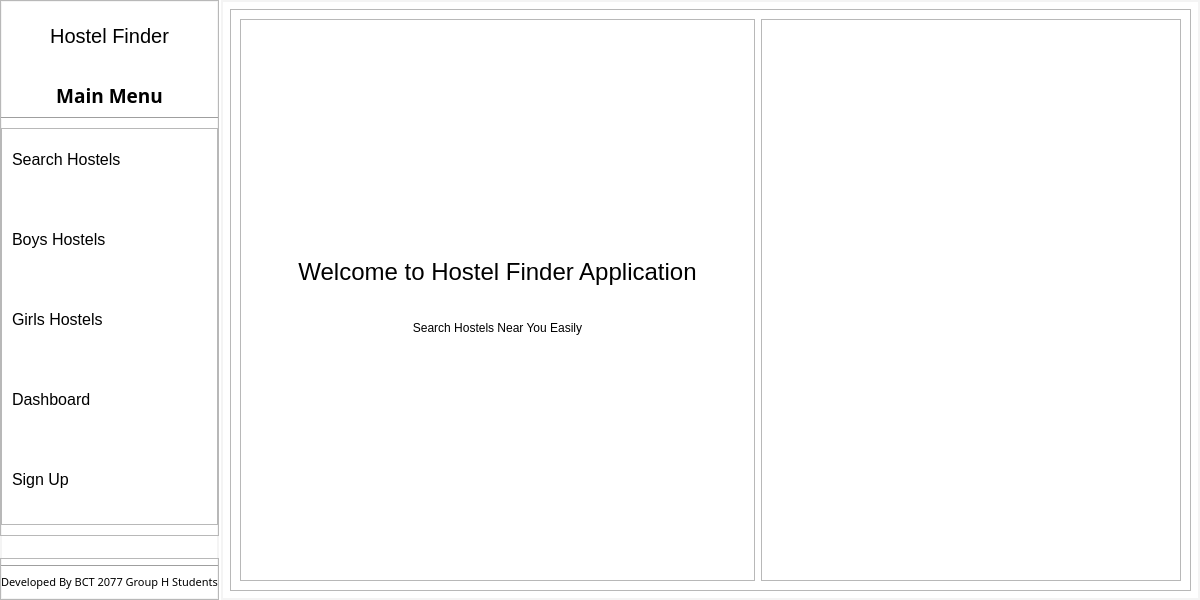
<?xml version="1.0" encoding="UTF-8"?>
<ui version="4.0">
 <class>MainWindow</class>
 <widget class="QMainWindow" name="MainWindow">
  <property name="geometry">
   <rect>
    <x>0</x>
    <y>0</y>
    <width>1200</width>
    <height>600</height>
   </rect>
  </property>
  <property name="windowTitle">
   <string>Hostel Finder </string>
  </property>
  <property name="windowIcon">
   <iconset resource="resources.qrc">
    <normaloff>:/assets/icons/logo.svg</normaloff>:/assets/icons/logo.svg</iconset>
  </property>
  <property name="styleSheet">
   <string notr="true">*{
	font: 500 10pt &quot;Montserrat&quot;;
	margin: 0;
	padding: 0;
}
#centralWidget{
	background: #fff;
}
#label_mainMenu{
	font-size: 14pt;
	font-weight: 600;
}
#label_footer{
	font: 400 8pt &quot;Montserrat&quot;;
}
#mainBodyContainer{
	border: 1.5px solid #f4f4f4;
}
#leftMenuContainer{
	border: 1.5px solid #f4f4f4;
}
QPushButton{
background: transparent;
border-radius: 5px;
font-size: 12pt;
text-align: left;
padding: 10px;
}
QPushButton:hover{
font-weight: 600;
background: rgb(255, 255, 125);
}</string>
  </property>
  <widget class="QWidget" name="centralWidget">
   <property name="styleSheet">
    <string notr="true"/>
   </property>
   <layout class="QHBoxLayout" name="horizontalLayout">
    <property name="spacing">
     <number>2</number>
    </property>
    <property name="leftMargin">
     <number>0</number>
    </property>
    <property name="topMargin">
     <number>0</number>
    </property>
    <property name="rightMargin">
     <number>0</number>
    </property>
    <property name="bottomMargin">
     <number>0</number>
    </property>
    <item alignment="Qt::AlignLeft">
     <widget class="QWidget" name="leftMenuContainer" native="true">
      <property name="sizePolicy">
       <sizepolicy hsizetype="Preferred" vsizetype="Preferred">
        <horstretch>0</horstretch>
        <verstretch>0</verstretch>
       </sizepolicy>
      </property>
      <property name="styleSheet">
       <string notr="true"/>
      </property>
      <layout class="QVBoxLayout" name="verticalLayout">
       <property name="spacing">
        <number>0</number>
       </property>
       <property name="leftMargin">
        <number>0</number>
       </property>
       <property name="topMargin">
        <number>0</number>
       </property>
       <property name="rightMargin">
        <number>0</number>
       </property>
       <property name="bottomMargin">
        <number>0</number>
       </property>
       <item>
        <widget class="QFrame" name="mainMenuContainer">
         <property name="sizePolicy">
          <sizepolicy hsizetype="Preferred" vsizetype="Preferred">
           <horstretch>0</horstretch>
           <verstretch>0</verstretch>
          </sizepolicy>
         </property>
         <property name="minimumSize">
          <size>
           <width>0</width>
           <height>300</height>
          </size>
         </property>
         <property name="maximumSize">
          <size>
           <width>16777215</width>
           <height>16777215</height>
          </size>
         </property>
         <property name="frameShape">
          <enum>QFrame::StyledPanel</enum>
         </property>
         <property name="frameShadow">
          <enum>QFrame::Raised</enum>
         </property>
         <layout class="QVBoxLayout" name="verticalLayout_8">
          <property name="spacing">
           <number>8</number>
          </property>
          <property name="sizeConstraint">
           <enum>QLayout::SetDefaultConstraint</enum>
          </property>
          <property name="leftMargin">
           <number>0</number>
          </property>
          <property name="topMargin">
           <number>10</number>
          </property>
          <property name="rightMargin">
           <number>0</number>
          </property>
          <property name="bottomMargin">
           <number>10</number>
          </property>
          <item>
           <widget class="QPushButton" name="hostelFinderBtn">
            <property name="minimumSize">
             <size>
              <width>0</width>
              <height>50</height>
             </size>
            </property>
            <property name="toolTip">
             <string>Hostel Finder</string>
            </property>
            <property name="styleSheet">
             <string notr="true">QPushButton{
text-align: center;
font-size: 20px;
}
#hostelFinderBtn:hover{
	border: none;
}</string>
            </property>
            <property name="text">
             <string>Hostel Finder</string>
            </property>
            <property name="icon">
             <iconset resource="resources.qrc">
              <normaloff>:/assets/icons/logo.svg</normaloff>:/assets/icons/logo.svg</iconset>
            </property>
            <property name="iconSize">
             <size>
              <width>30</width>
              <height>30</height>
             </size>
            </property>
           </widget>
          </item>
          <item>
           <widget class="QLabel" name="label_mainMenu">
            <property name="sizePolicy">
             <sizepolicy hsizetype="Preferred" vsizetype="Preferred">
              <horstretch>0</horstretch>
              <verstretch>0</verstretch>
             </sizepolicy>
            </property>
            <property name="minimumSize">
             <size>
              <width>0</width>
              <height>40</height>
             </size>
            </property>
            <property name="maximumSize">
             <size>
              <width>16777215</width>
              <height>16777215</height>
             </size>
            </property>
            <property name="font">
             <font>
              <family>Montserrat</family>
              <pointsize>14</pointsize>
              <italic>false</italic>
              <bold>true</bold>
              <kerning>true</kerning>
             </font>
            </property>
            <property name="text">
             <string>Main Menu</string>
            </property>
            <property name="alignment">
             <set>Qt::AlignBottom|Qt::AlignHCenter</set>
            </property>
           </widget>
          </item>
          <item>
           <widget class="Line" name="line_mainMenu">
            <property name="orientation">
             <enum>Qt::Horizontal</enum>
            </property>
           </widget>
          </item>
          <item>
           <widget class="QFrame" name="mainMenuSubContainer">
            <property name="styleSheet">
             <string notr="true"/>
            </property>
            <property name="frameShape">
             <enum>QFrame::StyledPanel</enum>
            </property>
            <property name="frameShadow">
             <enum>QFrame::Raised</enum>
            </property>
            <layout class="QVBoxLayout" name="verticalLayout_2">
             <property name="spacing">
              <number>30</number>
             </property>
             <property name="leftMargin">
              <number>0</number>
             </property>
             <property name="topMargin">
              <number>5</number>
             </property>
             <property name="rightMargin">
              <number>0</number>
             </property>
             <property name="bottomMargin">
              <number>20</number>
             </property>
             <item>
              <widget class="QPushButton" name="searchHostelsBtn">
               <property name="minimumSize">
                <size>
                 <width>0</width>
                 <height>50</height>
                </size>
               </property>
               <property name="toolTip">
                <string>Search hostels around you</string>
               </property>
               <property name="text">
                <string>Search Hostels</string>
               </property>
               <property name="icon">
                <iconset resource="resources.qrc">
                 <normaloff>:/assets/icons/search.svg</normaloff>:/assets/icons/search.svg</iconset>
               </property>
               <property name="iconSize">
                <size>
                 <width>24</width>
                 <height>24</height>
                </size>
               </property>
               <property name="autoDefault">
                <bool>false</bool>
               </property>
               <property name="default">
                <bool>false</bool>
               </property>
              </widget>
             </item>
             <item>
              <widget class="QPushButton" name="boysHostelsBtn">
               <property name="minimumSize">
                <size>
                 <width>0</width>
                 <height>50</height>
                </size>
               </property>
               <property name="toolTip">
                <string>See Boys hostels around you</string>
               </property>
               <property name="text">
                <string>Boys Hostels</string>
               </property>
               <property name="icon">
                <iconset resource="resources.qrc">
                 <normaloff>:/assets/icons/boy.svg</normaloff>:/assets/icons/boy.svg</iconset>
               </property>
               <property name="iconSize">
                <size>
                 <width>24</width>
                 <height>24</height>
                </size>
               </property>
              </widget>
             </item>
             <item>
              <widget class="QPushButton" name="girlsHostelsBtn">
               <property name="minimumSize">
                <size>
                 <width>0</width>
                 <height>50</height>
                </size>
               </property>
               <property name="toolTip">
                <string>See Girls hostels around you</string>
               </property>
               <property name="text">
                <string>Girls Hostels</string>
               </property>
               <property name="icon">
                <iconset resource="resources.qrc">
                 <normaloff>:/assets/icons/girl.svg</normaloff>:/assets/icons/girl.svg</iconset>
               </property>
               <property name="iconSize">
                <size>
                 <width>24</width>
                 <height>24</height>
                </size>
               </property>
              </widget>
             </item>
             <item>
              <widget class="QPushButton" name="dashboardBtn">
               <property name="minimumSize">
                <size>
                 <width>0</width>
                 <height>50</height>
                </size>
               </property>
               <property name="toolTip">
                <string>Manage your hostel information</string>
               </property>
               <property name="text">
                <string>Dashboard</string>
               </property>
               <property name="icon">
                <iconset resource="resources.qrc">
                 <normaloff>:/assets/icons/trello.svg</normaloff>:/assets/icons/trello.svg</iconset>
               </property>
               <property name="iconSize">
                <size>
                 <width>24</width>
                 <height>24</height>
                </size>
               </property>
              </widget>
             </item>
             <item>
              <widget class="QPushButton" name="signUpBtn">
               <property name="minimumSize">
                <size>
                 <width>0</width>
                 <height>50</height>
                </size>
               </property>
               <property name="toolTip">
                <string>Create new account to list your hostel</string>
               </property>
               <property name="text">
                <string>Sign Up</string>
               </property>
               <property name="icon">
                <iconset resource="resources.qrc">
                 <normaloff>:/assets/icons/user-plus.svg</normaloff>:/assets/icons/user-plus.svg</iconset>
               </property>
               <property name="iconSize">
                <size>
                 <width>24</width>
                 <height>24</height>
                </size>
               </property>
              </widget>
             </item>
            </layout>
           </widget>
          </item>
         </layout>
        </widget>
       </item>
       <item alignment="Qt::AlignBottom">
        <widget class="QFrame" name="footerContainer">
         <property name="frameShape">
          <enum>QFrame::StyledPanel</enum>
         </property>
         <property name="frameShadow">
          <enum>QFrame::Raised</enum>
         </property>
         <layout class="QVBoxLayout" name="verticalLayout_5">
          <property name="leftMargin">
           <number>0</number>
          </property>
          <property name="topMargin">
           <number>6</number>
          </property>
          <property name="rightMargin">
           <number>0</number>
          </property>
          <item>
           <widget class="Line" name="line_footer">
            <property name="orientation">
             <enum>Qt::Horizontal</enum>
            </property>
           </widget>
          </item>
          <item>
           <widget class="QLabel" name="label_footer">
            <property name="font">
             <font>
              <family>Montserrat</family>
              <pointsize>8</pointsize>
              <italic>false</italic>
              <bold>false</bold>
             </font>
            </property>
            <property name="text">
             <string>Developed By BCT 2077 Group H Students</string>
            </property>
            <property name="alignment">
             <set>Qt::AlignCenter</set>
            </property>
           </widget>
          </item>
         </layout>
        </widget>
       </item>
      </layout>
     </widget>
    </item>
    <item>
     <widget class="QWidget" name="mainBodyContainer" native="true">
      <property name="sizePolicy">
       <sizepolicy hsizetype="Expanding" vsizetype="Preferred">
        <horstretch>0</horstretch>
        <verstretch>0</verstretch>
       </sizepolicy>
      </property>
      <property name="minimumSize">
       <size>
        <width>300</width>
        <height>0</height>
       </size>
      </property>
      <property name="layoutDirection">
       <enum>Qt::LeftToRight</enum>
      </property>
      <property name="styleSheet">
       <string notr="true"/>
      </property>
      <layout class="QVBoxLayout" name="verticalLayout_3">
       <item>
        <widget class="QStackedWidget" name="stackedWidget">
         <property name="styleSheet">
          <string notr="true">QPushButton{
	text-align : center;
	border: 1px solid black;
}</string>
         </property>
         <widget class="QWidget" name="home_page">
          <layout class="QVBoxLayout" name="verticalLayout_4">
           <property name="spacing">
            <number>0</number>
           </property>
           <property name="leftMargin">
            <number>0</number>
           </property>
           <property name="topMargin">
            <number>0</number>
           </property>
           <property name="rightMargin">
            <number>0</number>
           </property>
           <property name="bottomMargin">
            <number>0</number>
           </property>
           <item>
            <widget class="QFrame" name="frame">
             <property name="frameShape">
              <enum>QFrame::StyledPanel</enum>
             </property>
             <property name="frameShadow">
              <enum>QFrame::Raised</enum>
             </property>
             <layout class="QHBoxLayout" name="horizontalLayout_2">
              <item>
               <widget class="QFrame" name="frame_3">
                <property name="sizePolicy">
                 <sizepolicy hsizetype="Expanding" vsizetype="Preferred">
                  <horstretch>0</horstretch>
                  <verstretch>0</verstretch>
                 </sizepolicy>
                </property>
                <property name="frameShape">
                 <enum>QFrame::StyledPanel</enum>
                </property>
                <property name="frameShadow">
                 <enum>QFrame::Raised</enum>
                </property>
                <layout class="QVBoxLayout" name="verticalLayout_6">
                 <item>
                  <widget class="QLabel" name="label_4">
                   <property name="text">
                    <string/>
                   </property>
                  </widget>
                 </item>
                 <item>
                  <widget class="QLabel" name="label">
                   <property name="sizePolicy">
                    <sizepolicy hsizetype="Preferred" vsizetype="Preferred">
                     <horstretch>0</horstretch>
                     <verstretch>0</verstretch>
                    </sizepolicy>
                   </property>
                   <property name="minimumSize">
                    <size>
                     <width>0</width>
                     <height>0</height>
                    </size>
                   </property>
                   <property name="maximumSize">
                    <size>
                     <width>16777215</width>
                     <height>50</height>
                    </size>
                   </property>
                   <property name="styleSheet">
                    <string notr="true">font-size: 18pt;</string>
                   </property>
                   <property name="text">
                    <string>Welcome to Hostel Finder Application</string>
                   </property>
                   <property name="alignment">
                    <set>Qt::AlignCenter</set>
                   </property>
                  </widget>
                 </item>
                 <item>
                  <widget class="QLabel" name="label_2">
                   <property name="maximumSize">
                    <size>
                     <width>16777215</width>
                     <height>50</height>
                    </size>
                   </property>
                   <property name="styleSheet">
                    <string notr="true">font: 16pt &quot;Comic Sans MS&quot;;</string>
                   </property>
                   <property name="text">
                    <string>Search Hostels Near You Easily</string>
                   </property>
                   <property name="alignment">
                    <set>Qt::AlignCenter</set>
                   </property>
                  </widget>
                 </item>
                 <item>
                  <widget class="QLabel" name="label_3">
                   <property name="text">
                    <string/>
                   </property>
                  </widget>
                 </item>
                </layout>
               </widget>
              </item>
              <item alignment="Qt::AlignRight">
               <widget class="QFrame" name="frame_4">
                <property name="frameShape">
                 <enum>QFrame::StyledPanel</enum>
                </property>
                <property name="frameShadow">
                 <enum>QFrame::Raised</enum>
                </property>
                <layout class="QVBoxLayout" name="verticalLayout_7">
                 <item>
                  <widget class="QLabel" name="label_pic">
                   <property name="sizePolicy">
                    <sizepolicy hsizetype="Preferred" vsizetype="Expanding">
                     <horstretch>0</horstretch>
                     <verstretch>0</verstretch>
                    </sizepolicy>
                   </property>
                   <property name="minimumSize">
                    <size>
                     <width>400</width>
                     <height>0</height>
                    </size>
                   </property>
                   <property name="text">
                    <string/>
                   </property>
                  </widget>
                 </item>
                </layout>
               </widget>
              </item>
             </layout>
            </widget>
           </item>
          </layout>
         </widget>
         <widget class="QWidget" name="signUp_page">
          <widget class="QLabel" name="label_signUp">
           <property name="geometry">
            <rect>
             <x>30</x>
             <y>10</y>
             <width>251</width>
             <height>51</height>
            </rect>
           </property>
           <property name="styleSheet">
            <string notr="true">font-size : 16pt;</string>
           </property>
           <property name="text">
            <string>Sign Up</string>
           </property>
          </widget>
          <widget class="QFrame" name="frame_2">
           <property name="geometry">
            <rect>
             <x>30</x>
             <y>60</y>
             <width>511</width>
             <height>411</height>
            </rect>
           </property>
           <property name="frameShape">
            <enum>QFrame::StyledPanel</enum>
           </property>
           <property name="frameShadow">
            <enum>QFrame::Raised</enum>
           </property>
           <widget class="QLineEdit" name="in_username">
            <property name="geometry">
             <rect>
              <x>100</x>
              <y>140</y>
              <width>261</width>
              <height>31</height>
             </rect>
            </property>
            <property name="placeholderText">
             <string>E.g: raj_shakya</string>
            </property>
           </widget>
           <widget class="QLabel" name="label_login_details">
            <property name="geometry">
             <rect>
              <x>10</x>
              <y>10</y>
              <width>361</width>
              <height>41</height>
             </rect>
            </property>
            <property name="styleSheet">
             <string notr="true">font-size: 14pt;</string>
            </property>
            <property name="text">
             <string>Create an account</string>
            </property>
            <property name="alignment">
             <set>Qt::AlignCenter</set>
            </property>
           </widget>
           <widget class="QLabel" name="label_username">
            <property name="geometry">
             <rect>
              <x>20</x>
              <y>140</y>
              <width>111</width>
              <height>31</height>
             </rect>
            </property>
            <property name="text">
             <string>Username</string>
            </property>
           </widget>
           <widget class="QLineEdit" name="in_pswrd">
            <property name="geometry">
             <rect>
              <x>100</x>
              <y>180</y>
              <width>261</width>
              <height>31</height>
             </rect>
            </property>
            <property name="autoFillBackground">
             <bool>false</bool>
            </property>
            <property name="inputMask">
             <string/>
            </property>
            <property name="echoMode">
             <enum>QLineEdit::Password</enum>
            </property>
            <property name="placeholderText">
             <string>Enter Your Password</string>
            </property>
           </widget>
           <widget class="QLabel" name="label_password">
            <property name="geometry">
             <rect>
              <x>20</x>
              <y>180</y>
              <width>81</width>
              <height>31</height>
             </rect>
            </property>
            <property name="text">
             <string>Password</string>
            </property>
           </widget>
           <widget class="QPushButton" name="login_btn">
            <property name="geometry">
             <rect>
              <x>100</x>
              <y>240</y>
              <width>261</width>
              <height>41</height>
             </rect>
            </property>
            <property name="text">
             <string>Sign Up</string>
            </property>
           </widget>
           <widget class="QPushButton" name="pushButton">
            <property name="geometry">
             <rect>
              <x>100</x>
              <y>290</y>
              <width>261</width>
              <height>41</height>
             </rect>
            </property>
            <property name="text">
             <string>Cancel</string>
            </property>
           </widget>
           <widget class="QToolButton" name="pswdShowBtn">
            <property name="geometry">
             <rect>
              <x>320</x>
              <y>180</y>
              <width>41</width>
              <height>31</height>
             </rect>
            </property>
            <property name="text">
             <string>...</string>
            </property>
            <property name="icon">
             <iconset resource="resources.qrc">
              <normaloff>:/assets/icons/eye.svg</normaloff>:/assets/icons/eye.svg</iconset>
            </property>
            <property name="iconSize">
             <size>
              <width>24</width>
              <height>24</height>
             </size>
            </property>
           </widget>
           <widget class="QToolButton" name="pswdHideBtn">
            <property name="geometry">
             <rect>
              <x>320</x>
              <y>180</y>
              <width>41</width>
              <height>31</height>
             </rect>
            </property>
            <property name="text">
             <string>...</string>
            </property>
            <property name="icon">
             <iconset resource="resources.qrc">
              <normaloff>:/assets/icons/eye-off.svg</normaloff>:/assets/icons/eye-off.svg</iconset>
            </property>
            <property name="iconSize">
             <size>
              <width>24</width>
              <height>24</height>
             </size>
            </property>
           </widget>
           <widget class="QLabel" name="label_fullname">
            <property name="geometry">
             <rect>
              <x>20</x>
              <y>60</y>
              <width>111</width>
              <height>31</height>
             </rect>
            </property>
            <property name="text">
             <string>Full Name</string>
            </property>
           </widget>
           <widget class="QLineEdit" name="in_fullname">
            <property name="geometry">
             <rect>
              <x>100</x>
              <y>60</y>
              <width>261</width>
              <height>31</height>
             </rect>
            </property>
            <property name="placeholderText">
             <string>E.g: Raj Kumar Shakya</string>
            </property>
           </widget>
           <widget class="QLineEdit" name="in_contactNo">
            <property name="geometry">
             <rect>
              <x>100</x>
              <y>100</y>
              <width>261</width>
              <height>31</height>
             </rect>
            </property>
            <property name="inputMethodHints">
             <set>Qt::ImhDigitsOnly|Qt::ImhFormattedNumbersOnly|Qt::ImhPreferNumbers</set>
            </property>
            <property name="text">
             <string/>
            </property>
            <property name="placeholderText">
             <string>E.g: 9801200030</string>
            </property>
           </widget>
           <widget class="QLabel" name="label_contactNo">
            <property name="geometry">
             <rect>
              <x>20</x>
              <y>100</y>
              <width>111</width>
              <height>31</height>
             </rect>
            </property>
            <property name="text">
             <string>Contact No</string>
            </property>
           </widget>
          </widget>
         </widget>
        </widget>
       </item>
      </layout>
     </widget>
    </item>
   </layout>
  </widget>
 </widget>
 <resources>
  <include location="resources.qrc"/>
 </resources>
 <connections/>
</ui>
